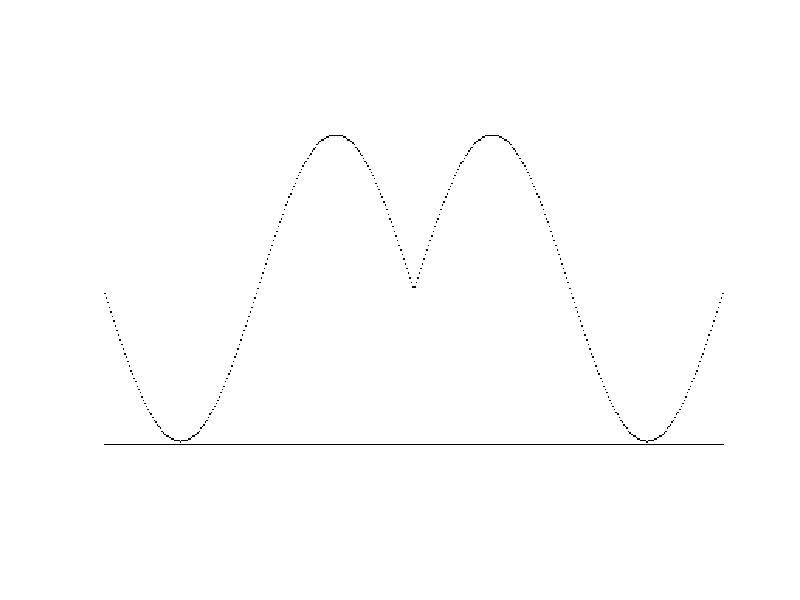

Recreate this plot in MATLAB.
% Programming Fundamentals Using MATLAB, Michael Weeks Copyright 2020
% 
% program_4_5.m

    % Create an example image
    N = 200;
    x = 255*ones(N, N, 'uint8');
    s = floor(99*sin(2*pi*(1:N)/N) + 100);
    for k=1:N
        x(floor(s(k)), k) = 0;
    end
    % Now x is a black sinusoid on a white background.
    % Create a new image, y, as x reversed along rows
    % (columns in reversed order)
    % This forms a mirror image along the right edge.
    y = x(1:N, N:-1:1);
    % We can put these together, and
    % form a new matrix of twice the width
    z = 255*ones(N, 2*N, 'uint8');
    % copy x, then y
    z(1:N, 1:N) = x;
    z(1:N, N+1:N+N) = y;
    % Show the new image to verify 
    imshow(z)
